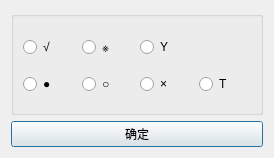
<?xml version="1.0" encoding="UTF-8"?>
<ui version="4.0">
 <class>Dialog_Status</class>
 <widget class="QDialog" name="Dialog_Status">
  <property name="geometry">
   <rect>
    <x>0</x>
    <y>0</y>
    <width>274</width>
    <height>158</height>
   </rect>
  </property>
  <property name="windowTitle">
   <string>status</string>
  </property>
  <layout class="QGridLayout" name="gridLayout">
   <item row="0" column="0">
    <widget class="QGroupBox" name="groupBox">
     <property name="title">
      <string/>
     </property>
     <layout class="QGridLayout" name="gridLayout_2">
      <item row="0" column="0">
       <widget class="QRadioButton" name="radio_zhengchang">
        <property name="styleSheet">
         <string notr="true">font: 12pt &quot;黑体&quot;;</string>
        </property>
        <property name="text">
         <string>√</string>
        </property>
       </widget>
      </item>
      <item row="0" column="1">
       <widget class="QRadioButton" name="radio_chidao">
        <property name="styleSheet">
         <string notr="true">font: 12pt &quot;黑体&quot;;</string>
        </property>
        <property name="text">
         <string>※</string>
        </property>
       </widget>
      </item>
      <item row="1" column="1">
       <widget class="QRadioButton" name="radio_shijia">
        <property name="styleSheet">
         <string notr="true">font: 12pt &quot;黑体&quot;;</string>
        </property>
        <property name="text">
         <string>○</string>
        </property>
       </widget>
      </item>
      <item row="1" column="2">
       <widget class="QRadioButton" name="radio_kuanggong">
        <property name="styleSheet">
         <string notr="true">font: 12pt &quot;黑体&quot;;</string>
        </property>
        <property name="text">
         <string>×</string>
        </property>
       </widget>
      </item>
      <item row="1" column="0">
       <widget class="QRadioButton" name="radio_nianjia">
        <property name="styleSheet">
         <string notr="true">font: 12pt &quot;黑体&quot;;</string>
        </property>
        <property name="text">
         <string>●</string>
        </property>
       </widget>
      </item>
      <item row="1" column="3">
       <widget class="QRadioButton" name="radio_chidao2">
        <property name="styleSheet">
         <string notr="true">font: 12pt &quot;黑体&quot;;</string>
        </property>
        <property name="text">
         <string>T</string>
        </property>
       </widget>
      </item>
      <item row="0" column="2">
       <widget class="QRadioButton" name="radio_baifang">
        <property name="styleSheet">
         <string notr="true">font: 12pt &quot;黑体&quot;;</string>
        </property>
        <property name="text">
         <string>Y</string>
        </property>
       </widget>
      </item>
     </layout>
    </widget>
   </item>
   <item row="1" column="0">
    <widget class="QPushButton" name="btn_Entry">
     <property name="text">
      <string>确定</string>
     </property>
    </widget>
   </item>
  </layout>
 </widget>
 <resources/>
 <connections/>
</ui>
